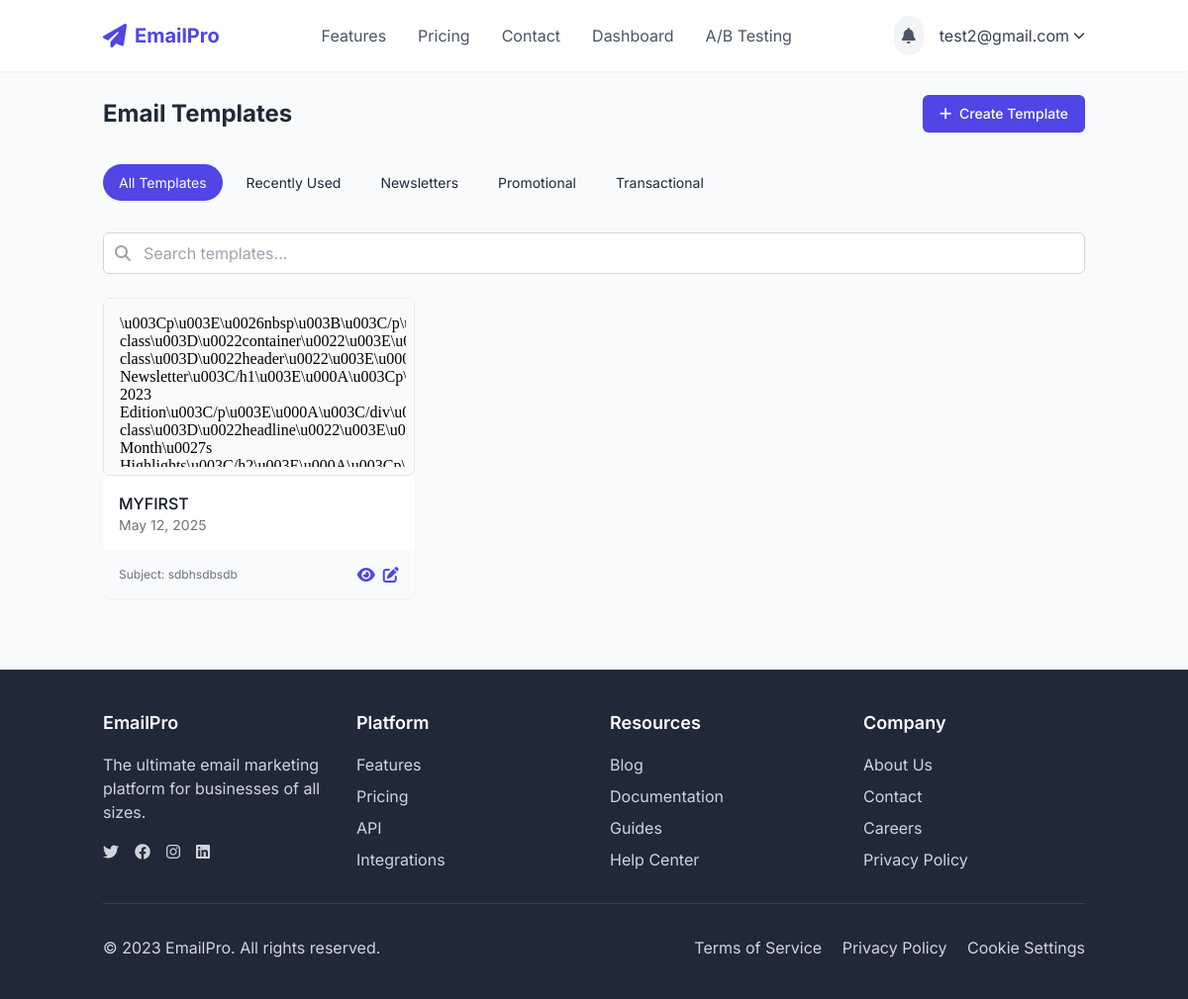
The app's page /templates/ (signed in) with its own data.
### users/models.py (models this page shows, shortened)
class CustomUser(AbstractUser):
    email = models.EmailField(_('email address'), unique=True)
    company_name = models.CharField(max_length=255, blank=True)
    profile_image = models.ImageField(upload_to='profile_images/', blank=True, null=True)
    subscription_plan = models.CharField(
        max_length=20,
        choices=[
            ('free', 'Free'),
            ('basic', 'Basic'),
            ('premium', 'Premium'),
            ('enterprise', 'Enterprise'),
        ],
        default='free'
    )
    usage_quota = models.PositiveIntegerField(default=100)  # Number of emails allowed to send
    is_verified = models.BooleanField(default=False)
    USERNAME_FIELD = 'email'
    REQUIRED_FIELDS = ['username']

### marketing/models.py (models this page shows, shortened)
class EmailTemplate(models.Model):
    owner = models.ForeignKey(settings.AUTH_USER_MODEL, on_delete=models.CASCADE, related_name='email_templates')
    name = models.CharField(max_length=100)
    subject = models.CharField(max_length=255)
    content = models.TextField()
    html_content = models.TextField(blank=True)
    created_at = models.DateTimeField(auto_now_add=True)
    updated_at = models.DateTimeField(auto_now=True)
    class Meta:
        ordering = ['-created_at']

### marketing/views.py (the view)
# urls.py: path('templates/', views.email_templates, name='email_templates'),
@login_required
def email_templates(request):
    templates = EmailTemplate.objects.filter(owner=request.user).order_by('-created_at')
    return render(request, 'marketing/email_templates.html', {'templates': templates})

### templates/marketing/email_templates.html (shortened to what this page needs)
{% extends 'base.html' %}
{% load static %}
{% block content %}
<div class="container max-w-7xl mx-auto">
    <div class="flex justify-between items-center mb-6">
        <h1 class="text-2xl font-bold text-gray-800">Email Templates</h1>
        <div class="flex gap-3">
            <a href="{% url 'email_editor' %}" class="px-4 py-2 border border-transparent rounded-md shadow-sm text-sm font-medium text-white bg-indigo-600 hover:bg-indigo-700">
                <i class="fas fa-plus mr-1"></i> Create Template
            </a>
        </div>
    </div>
    <div class="mb-6 categories-nav">
        <div class="inline-flex space-x-2">
            <button class="category-button active" data-category="all">All Templates</button>
            <button class="category-button" data-category="recent">Recently Used</button>
            <button class="category-button" data-category="newsletter">Newsletters</button>
            <button class="category-button" data-category="promotional">Promotional</button>
            <button class="category-button" data-category="transactional">Transactional</button>
        </div>
    </div>
    <div class="mb-6">
        <div class="relative">
            <input type="text" id="template-search" placeholder="Search templates..." class="w-full pl-10 pr-4 py-2 border border-gray-300 rounded-md focus:outline-none focus:ring-indigo-500 focus:border-indigo-500">
            <div class="absolute inset-y-0 left-0 pl-3 flex items-center pointer-events-none">
            </div>
        </div>
    </div>
    {% if templates %}
    <div class="grid grid-cols-1 md:grid-cols-2 lg:grid-cols-3 gap-6 template-grid">
        {% for template in templates %}
        <div class="template-card bg-white rounded-lg shadow-sm overflow-hidden" data-name="{{ template.name|lower }}" data-id="{{ template.id }}">
            <div class="template-thumbnail p-2">
                <iframe srcdoc="{{ template.html_content|escapejs }}" frameborder="0" class="w-full h-full"></iframe>
            </div>
            <div class="p-4">
                <div class="flex justify-between items-start">
                    <div>
                        <h3 class="font-medium text-gray-900 truncate">{{ template.name }}</h3>
                        <p class="text-sm text-gray-500">{{ template.updated_at|date:"M d, Y" }}</p>
                    </div>
                </div>
            </div>
            <div class="bg-gray-50 px-4 py-3 flex justify-between items-center">
                <span class="text-xs text-gray-500">Subject: {{ template.subject|truncatechars:30 }}</span>
                <div class="flex gap-2">
                    <a href="{% url 'template_preview' pk=template.id %}" class="text-indigo-600 hover:text-indigo-800">
                        <i class="fas fa-eye"></i>
                    </a>
                    <a href="{% url 'email_editor_template' template_id=template.id %}" class="text-indigo-600 hover:text-indigo-800">
                        <i class="fas fa-edit"></i>
                    </a>
                </div>
            </div>
        </div>
        {% endfor %}
    </div>
    {% endif %}
</div>
{% endblock %}

### templates/base.html (shortened to what this page needs)
{% load static %}
<!DOCTYPE html>
<html lang="en">
<head>
    <script src="https://cdn.tailwindcss.com"></script>
    <link rel="stylesheet" href="https://cdnjs.cloudflare.com/ajax/libs/font-awesome/6.4.0/css/all.min.css">
    <link rel="stylesheet" href="{% static 'css/auth.css' %}">
</head>
<body class="min-h-screen bg-gray-50 text-gray-800">
    <header class="bg-white shadow-sm">
        <div class="container mx-auto px-4 py-4 flex justify-between items-center">
            <a href="{% url 'home' %}" class="flex items-center space-x-2">
                <i class="fas fa-paper-plane text-indigo-600 text-2xl"></i>
                <span class="font-bold text-xl text-indigo-600">EmailPro</span>
            </a>
            <nav class="hidden md:flex space-x-8">
                <a href="{% url 'features' %}" class="text-gray-600 hover:text-indigo-600 transition-colors">Features</a>
                <a href="{% url 'pricing' %}" class="text-gray-600 hover:text-indigo-600 transition-colors">Pricing</a>
                <a href="{% url 'contact' %}" class="text-gray-600 hover:text-indigo-600 transition-colors">Contact</a>
                {% if user.is_authenticated %}
                    <a href="{% url 'dashboard' %}" class="text-gray-600 hover:text-indigo-600 transition-colors">Dashboard</a>
                    <a href="{% url 'ab_testing' %}" class="text-gray-600 hover:text-indigo-600 transition-colors">A/B Testing</a>
                {% endif %}
            </nav>
            <div class="flex items-center space-x-4">
                {% if user.is_authenticated %}
                    <div class="relative" x-data="notificationSystem()" x-init="loadNotifications()">
                        <button @click="open = !open" class="p-2 rounded-full bg-gray-100 text-gray-600 hover:bg-gray-200 focus:outline-none relative">
                            <i class="fas fa-bell"></i>
                        </button>
                    </div>
                    <div class="relative group">
                        <button class="flex items-center space-x-1 text-gray-700 hover:text-indigo-600">
                            <span>{{ user.email }}</span>
                            <i class="fas fa-chevron-down text-xs"></i>
                        </button>
                    </div>
                {% else %}
                    <a href="{% url 'login' %}" class="px-4 py-2 text-indigo-600 hover:text-indigo-800 transition-colors">Login</a>
                    <a href="{% url 'register' %}" class="px-4 py-2 bg-indigo-600 text-white rounded-md hover:bg-indigo-700 transition-colors">Sign Up</a>
                {% endif %}
            </div>
        </div>
    </header>
    <main class="container mx-auto px-4 py-6">
        {% block content %}{% endblock %}
    </main>
    <footer class="bg-gray-800 text-white mt-12">
        <div class="container mx-auto px-4 py-10">
            <div class="grid grid-cols-1 md:grid-cols-4 gap-8">
                <div>
                    <h3 class="text-lg font-semibold mb-4">EmailPro</h3>
                    <p class="text-gray-300 mb-4">The ultimate email marketing platform for businesses of all sizes.</p>
                    <div class="flex space-x-4">
                        <a href="#" class="text-gray-300 hover:text-white"><i class="fab fa-twitter"></i></a>
                        <a href="#" class="text-gray-300 hover:text-white"><i class="fab fa-facebook"></i></a>
                        <a href="#" class="text-gray-300 hover:text-white"><i class="fab fa-instagram"></i></a>
                        <a href="#" class="text-gray-300 hover:text-white"><i class="fab fa-linkedin"></i></a>
                    </div>
                </div>
                <div>
                    <h3 class="text-lg font-semibold mb-4">Platform</h3>
                    <ul class="space-y-2">
                        <li><a href="{% url 'features' %}" class="text-gray-300 hover:text-white">Features</a></li>
                        <li><a href="{% url 'pricing' %}" class="text-gray-300 hover:text-white">Pricing</a></li>
                        <li><a href="#" class="text-gray-300 hover:text-white">API</a></li>
                        <li><a href="#" class="text-gray-300 hover:text-white">Integrations</a></li>
                    </ul>
                </div>
                <div>
                    <h3 class="text-lg font-semibold mb-4">Resources</h3>
                    <ul class="space-y-2">
                        <li><a href="#" class="text-gray-300 hover:text-white">Blog</a></li>
                        <li><a href="#" class="text-gray-300 hover:text-white">Documentation</a></li>
                        <li><a href="#" class="text-gray-300 hover:text-white">Guides</a></li>
                        <li><a href="#" class="text-gray-300 hover:text-white">Help Center</a></li>
                    </ul>
                </div>
                <div>
                    <h3 class="text-lg font-semibold mb-4">Company</h3>
                    <ul class="space-y-2">
                        <li><a href="#" class="text-gray-300 hover:text-white">About Us</a></li>
                        <li><a href="{% url 'contact' %}" class="text-gray-300 hover:text-white">Contact</a></li>
                        <li><a href="#" class="text-gray-300 hover:text-white">Careers</a></li>
                        <li><a href="#" class="text-gray-300 hover:text-white">Privacy Policy</a></li>
                    </ul>
                </div>
            </div>
            <div class="border-t border-gray-700 mt-8 pt-8 flex flex-col md:flex-row justify-between">
                <p class="text-gray-300">© 2023 EmailPro. All rights reserved.</p>
                <div class="mt-4 md:mt-0">
                    <a href="#" class="text-gray-300 hover:text-white mr-4">Terms of Service</a>
                    <a href="#" class="text-gray-300 hover:text-white mr-4">Privacy Policy</a>
                    <a href="#" class="text-gray-300 hover:text-white">Cookie Settings</a>
                </div>
            </div>
        </div>
    </footer>
</body>
</html>

### static/css/auth.css (style rules this page uses)
a { color: #4f46e5; text-decoration: none; }

### templates/base.html (style rules this page uses)
body { font-family: 'Inter', sans-serif; }

### templates/marketing/email_templates.html (style rules this page uses)
.template-card { transition: all 0.2s ease; }
.template-thumbnail { height: 180px; overflow: hidden; border: 1px solid #e5e7eb; border-radius: 0.375rem; background-color: #f9fafb; }
.categories-nav { white-space: nowrap; overflow-x: auto; -webkit-overflow-scrolling: touch; scroll-behavior: smooth; padding: 0.5rem 0; }
.category-button { padding: 0.5rem 1rem; border-radius: 9999px; font-size: 0.875rem; transition: all 0.2s ease; }
.category-button.active { background-color: #4f46e5; color: white; }

### records on screen
CustomUser: email "test2@gmail.com"
EmailTemplate: name "MYFIRST", updated_at "May 12, 2025", subject "sdbhsdbsdb"
